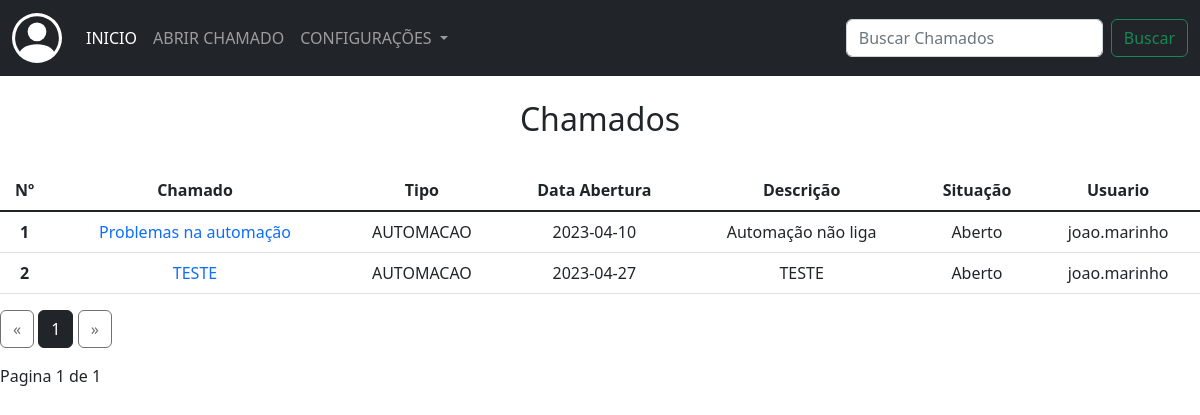
Page /chamados_suporte_admin (signed in) on the committed database.
### app/models/tab_chamados.py (models this page shows)
class Chamados(db.Model):
    __tablename__ = 'tab_chamados'
    id = db.Column(db.Integer, primary_key=True)
    data_add = db.Column(db.String(50), nullable=False)
    data_fim = db.Column(db.String(50), nullable=False)
    titulo = db.Column(db.String(100), nullable=False)
    descricao = db.Column(db.String(255), nullable=False)
    tipo_ch = db.Column(db.String(100), nullable=False)
    situacao = db.Column(db.String(50), nullable=False)
    ass_por = db.Column(db.String(100))
    telefone = db.Column(db.String(50))
    setor = db.Column(db.String(100))
    tab_usuarios_id = db.Column(db.Integer, db.ForeignKey('tab_usuarios.id'))

### app/routes/routes.py (the view)
@app.route("/chamados_suporte_admin")
@login_required
def chamados_suporte_admin():
    page = request.args.get('page',1,type=int)
    ch = Chamados.query.paginate(page=page, per_page=ROWS_PER_PAGE)
    return render_template("chamados_suporte_admin.html", chamados = ch )

### app/routes/routes.py (called while the page is built)
@login_manager.user_loader
def load_user(user_id):
    return User.query.get(int(user_id))

### app/templates/chamados_suporte_admin.html (shortened to what this page needs)
{% extends 'base.html' %}
{% block conteudo %}
<nav class="navbar navbar-expand-lg navbar-dark bg-dark">
    <div class="container-fluid">
      <a class="navbar-brand" href="#"></a>
      <div class="collapse navbar-collapse" id="navbarSupportedContent">
        <ul class="navbar-nav me-auto mb-2 mb-lg-0">
          <li class="nav-item">
            <a class="nav-link active" aria-current="page" href="#">INICIO</a>
          </li>
          <li class="nav-item">
            <a class="nav-link" href="{{url_for('abrir_chamado')}}">ABRIR CHAMADO</a>
          </li>
          <li class="nav-item dropdown">
            <a class="nav-link dropdown-toggle" href="#" role="button" data-bs-toggle="dropdown" aria-expanded="false">
              CONFIGURAÇÕES
            </a>
          </li>
        </ul>
        <form class="d-flex" role="search" action="" method="post">
          <input class="form-control me-2" type="search" placeholder="Buscar Chamados" aria-label="Search">
          <button class="btn btn-outline-success" type="submit">Buscar</button>
        </form>
      </div>
    </div>
</nav>
<br>
<h2 align="center">Chamados</h2>
<br>
<div>
  <table class="table">
    <thead>
      <tr>
        <th scope="col">Nº</th>
        <th scope="col">Chamado</th>
        <th scope="col">Tipo</th>
        <th scope="col">Data Abertura</th>
        <th scope="col">Descrição</th>
        <th scope="col">Situação</th>
        <th scope="col">Usuario</th>
      </tr>
    </thead>
    <tbody class="table-group-divider">
      {% for ch in chamados %}
      <tr>
        <th scope="row">{{ch.id}}</th>
        <td><a href="{{url_for('visualizar_chamados', id=ch.id)}}">{{ch.titulo}}</a></td>
        <td>{{ch.tipo_ch}}</td>
        <td>{{ch.data_add}}</td>
        <td>{{ch.descricao}}</td>
        <td>{{ch.situacao}}</td>
        <td>{{ch.tab_usuarios_id}}</td>
      </tr>
      {% endfor %}
    </tbody>
  </table>
  <div class="text-right">
    <a href="{{ url_for('chamados_suporte_admin', page=chamados.prev_num) }}"
    class="btn btn-outline-dark
    {% if chamados.page == 1 %}disabled{% endif %}">
        &laquo;
    </a>
    {% for page_num in chamados.iter_pages(left_edge=1, right_edge=1, left_current=1, right_current=2) %}
{% if page_num %}
            {% if chamados.page == page_num %}
            <a href="{{ url_for('chamados_suporte_admin', page=page_num) }}"
            class="btn btn-dark">
                {{ page_num }}
            </a>
            {% else %}
            <a href="{{ url_for('chamados_suporte_admin', page=page_num) }}"
            class="btn btn-outline-dark">
                {{ page_num }}
            </a>
            {% endif %}
        {% else %}
            ...
        {% endif %}
    {% endfor %}
    <a href="{{ url_for('chamados_suporte_admin', page=chamados.next_num) }}"
    class="btn btn-outline-dark
    {% if chamados.page == chamados.pages %}disabled{% endif %}">
        &raquo;
    </a>
</div>
<p class="text-right mt-3">
Pagina {{ chamados.page }} de {{ chamados.pages }}
</p>
</div>
<br>
{% endblock conteudo %}

### app/static/styles.css (style rules this page uses)
body { margin: 0px; }
.form-control { display: flex; flex-direction: column; align-items: center; justify-content: center; }
a { text-decoration: none; }
th, tr { text-align: center; }

### rows in the picture
Chamados: id "1", titulo "Problemas na automação", tipo_ch "AUTOMACAO", data_add "2023-04-10", descricao "Automação não liga", situacao "Aberto", tab_usuarios_id "joao.marinho"
Chamados: id "2", titulo "TESTE", tipo_ch "AUTOMACAO", data_add "2023-04-27", descricao "TESTE", situacao "Aberto", tab_usuarios_id "joao.marinho"

### other values in the picture
{{ page_num }} "1"
{{ chamados.page }} "1"
{{ chamados.pages }} "1"
